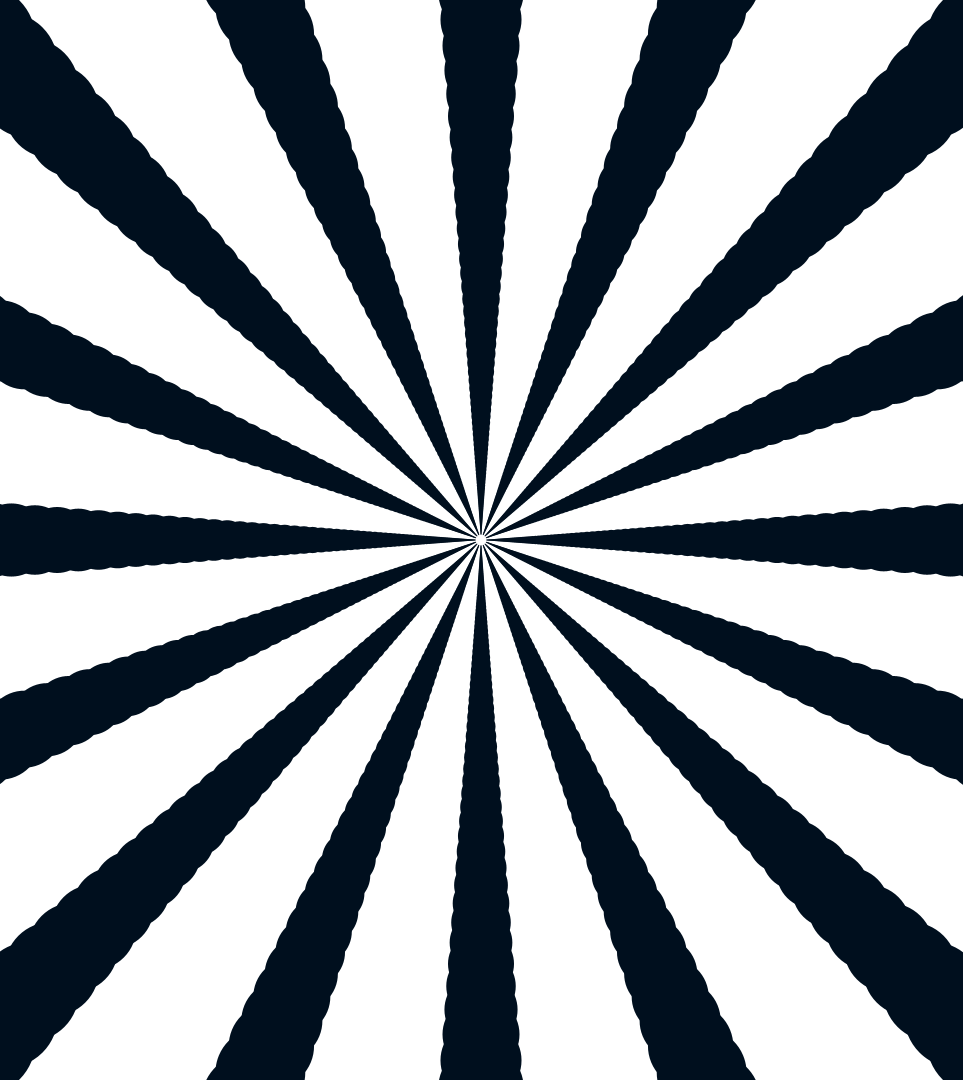
Frame 1 (no input)
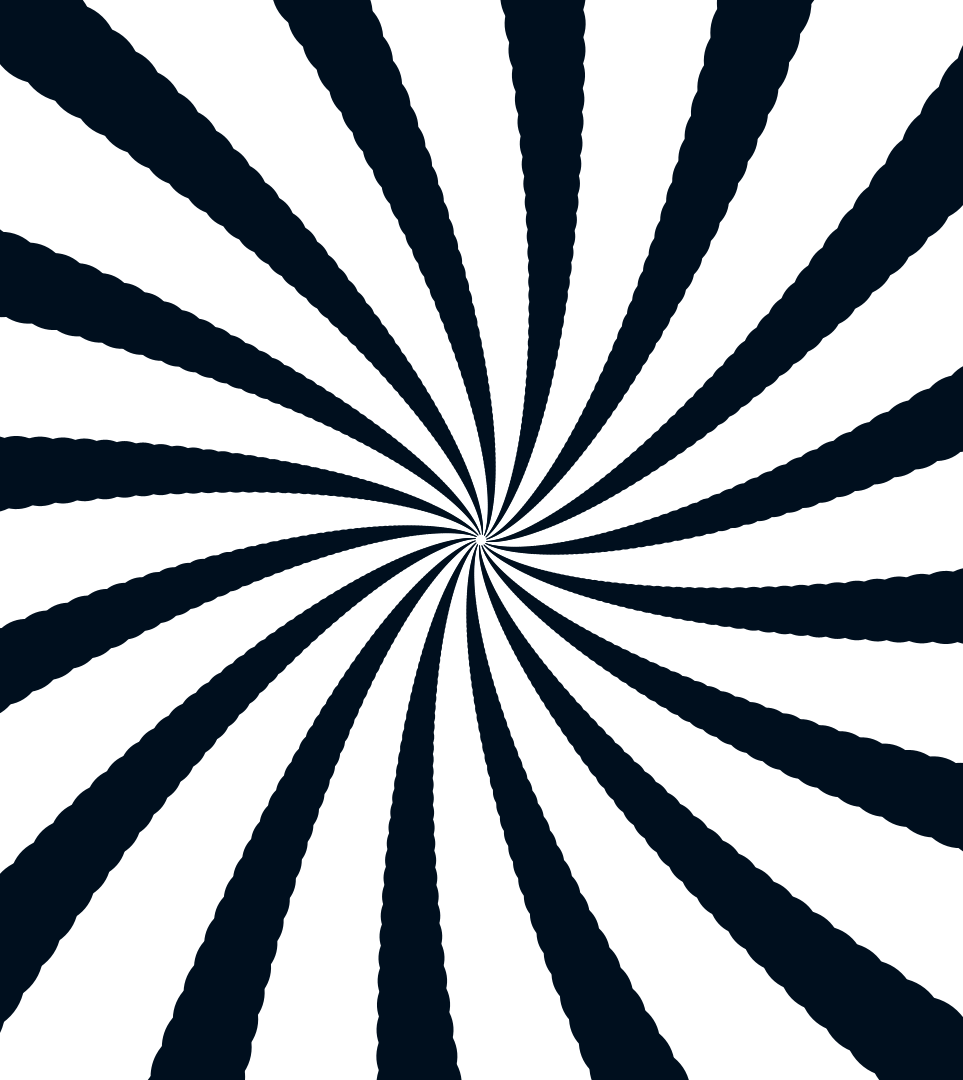
Frame 60 (the mouse pressed at the canvas centre just before this capture)
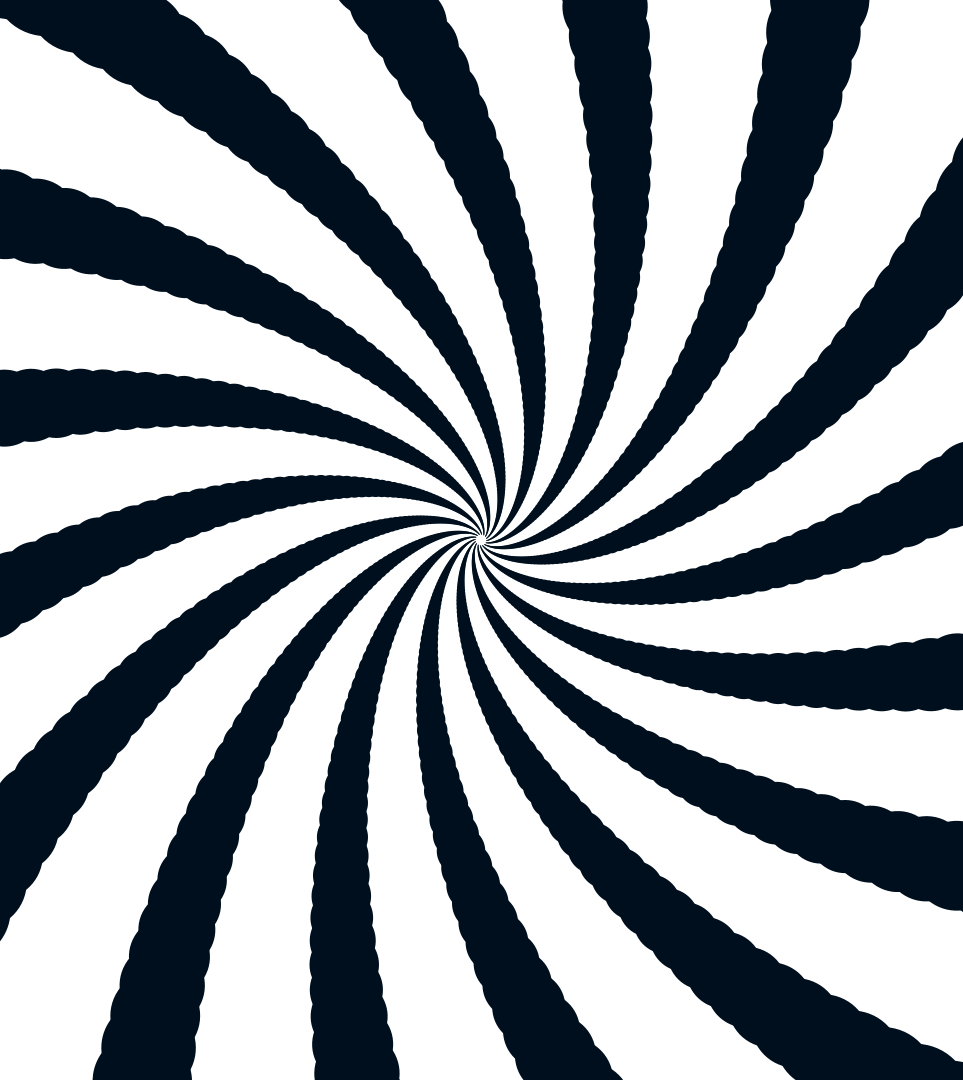
Frame 120 (the mouse held since frame 60 and released just before this capture)

The Processing sketch that drew these frames (run headless with seeded random() and noise(); from frame 60 on, the mouse is pressed at the canvas centre):

// Processing sketch: cool_tunel_rotate
// ── cool_tunel_rotate.pde
void setup() {
    size(963, 1080);   
    surface.setLocation(957,0);
    noStroke();
    fill(0,15,30); 
}

float angle;

void draw() {
    background(255);

    float x = width;
    float dia = 150;
    int num = 100;

    translate(width/2, height/2);
    for(float a=0; a<360; a+=22.5){
    //for(float a=0; a<360; a+=45){
        rotate(radians(a));
        pushMatrix();
        for(int i=0; i<num; i++){
            scale(0.95);
            rotate(radians(angle));
            ellipse(x,0,dia,dia);
        }
        popMatrix();
    }
    angle+=0.01;
    
}
